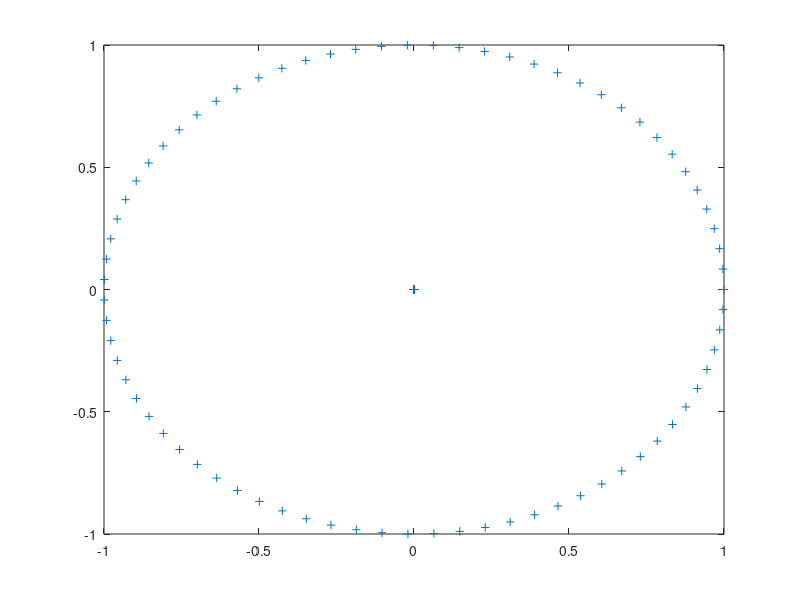

Write MATLAB code to recreate this figure.
function plot_circle
    clear, clc, close;

    x = zeros(100, 1);
    y = zeros(100, 1);
    t = 0;
    for i=1:75
        x(i) = 1 * cos(t);
        y(i) = 1 * sin(t);
        t = t + (0.0838);
    end
    figure, plot(x, y, '+')
end
